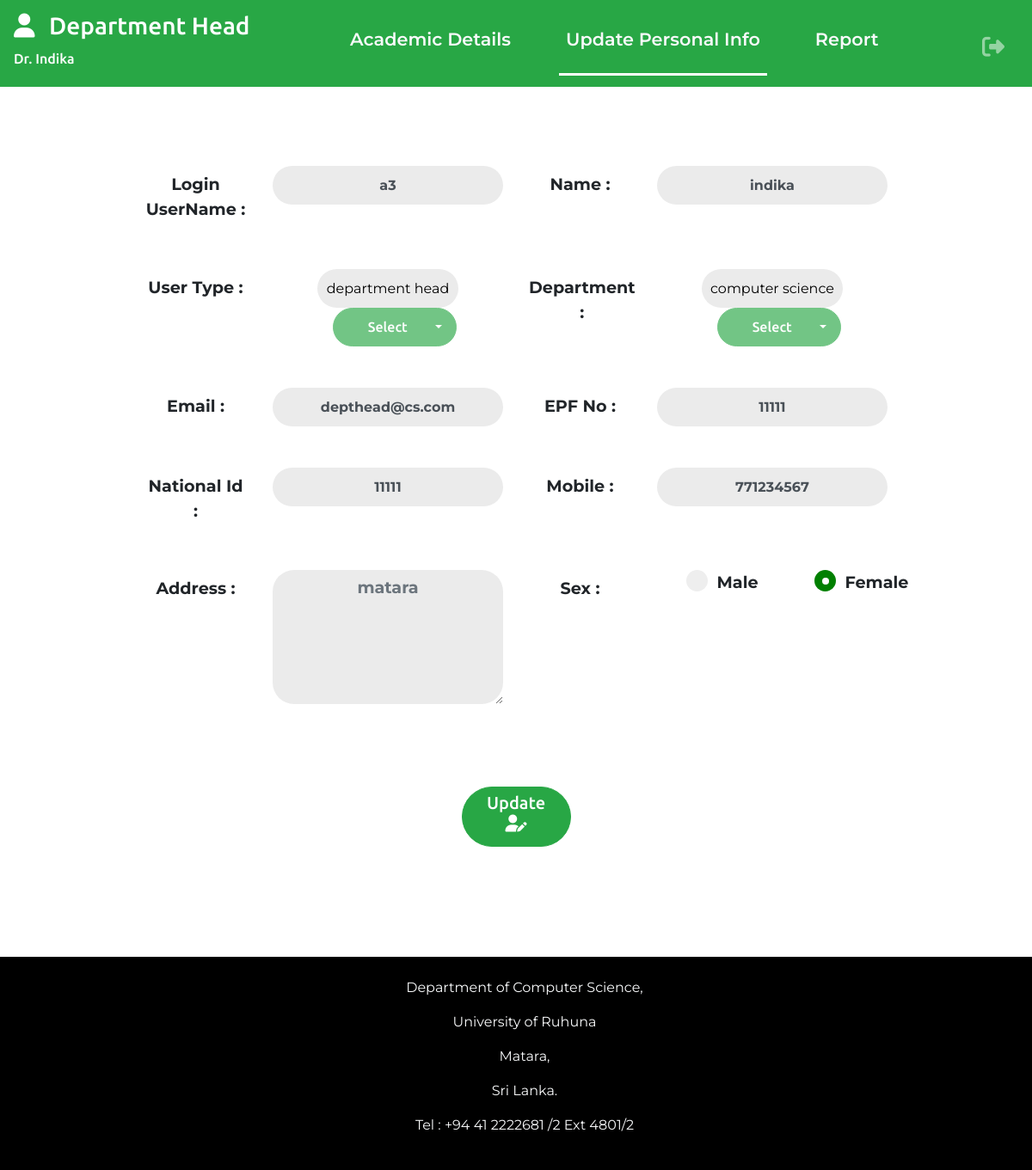
/views/03.Dept Head/updatePersonalInfoDeptHead.php (signed in), run on the app's committed database.
### tables this page shows
CREATE TABLE `user` (
  `username` varchar(100) NOT NULL COMMENT 'PRIMARY KEY',
  `password` varchar(100) NOT NULL,
  `fullname` varchar(100) DEFAULT NULL,
  `user_type` varchar(20) NOT NULL,
  `user_department` varchar(30) DEFAULT NULL,
  `user_email` varchar(30) DEFAULT NULL,
  `epf_no` varchar(30) DEFAULT NULL,
  `user_national_id` varchar(30) DEFAULT NULL,
  `user_mobile` int(30) DEFAULT NULL,
  `user_address` varchar(300) DEFAULT NULL,
  `user_gender` varchar(10) DEFAULT NULL
);

### classes/crud.php (called while the page is built, shortened)
<?php
class Crud{
    private $conn;
    public function __construct(){
        $database = new Database();
        $db = $database->dbConnection();
        $this->conn = $db;
      }
      public function getUserType($username){
        try {
          $stmt = $this->conn->prepare("SELECT user_type FROM user WHERE username = :username");
          $stmt->bindparam(":username", $username);
          $stmt->execute();
          return $stmt->fetchColumn();
        } catch (PDOException $e) {
            echo $e->getMessage();
        }
      }
      public function getUserDepartment($username){
        try {
          $stmt = $this->conn->prepare("SELECT user_department FROM user WHERE username = :username");
          $stmt->bindparam(":username", $username);
          $stmt->execute();
          return $stmt->fetchColumn();
        } catch (PDOException $e) {
            echo $e->getMessage();
        }
      }
      public function getUserEmail($username){
        try {
          $stmt = $this->conn->prepare("SELECT user_email FROM user WHERE username = :username");
          $stmt->bindparam(":username", $username);
          $stmt->execute();
          return $stmt->fetchColumn();
        } catch (PDOException $e) {
            echo $e->getMessage();
        }
      }
      public function getEpfNo($username){
        try {
          $stmt = $this->conn->prepare("SELECT epf_no FROM user WHERE username = :username");
          $stmt->bindparam(":username", $username);
          $stmt->execute();
          return $stmt->fetchColumn();
        } catch (PDOException $e) {
            echo $e->getMessage();
        }
      }
      public function getUserMobile($username){
        try {
          $stmt = $this->conn->prepare("SELECT user_mobile FROM user WHERE username = :username");
          $stmt->bindparam(":username", $username);
          $stmt->execute();
          return $stmt->fetchColumn();
        } catch (PDOException $e) {
            echo $e->getMessage();
        }
      }
      public function getUserAddress($username){
        try {
          $stmt = $this->conn->prepare("SELECT user_address FROM user WHERE username = :username");
          $stmt->bindparam(":username", $username);
          $stmt->execute();
          return $stmt->fetchColumn();
        } catch (PDOException $e) {
            echo $e->getMessage();
        }
      }
}
?>

### includes/components.php (the view, shortened to what this page needs)
<?php
function inputField($type,$name,$placeholder,$value,$property){
    echo '
    <input type="'.$type.'" class="form-control w-100  rounded-pill text-center" '.$property.' name="'.$name.'" value="'.$value.'"
    placeholder="'.$placeholder.'" autocomplete="off"  required   style="height:45px;font-weight:bold;" >
    ';
}
function label($for,$text){
    echo '
    <label for="'.$for.'" class="col-form-label">'.$text.' : </label>
    ';
}
function dropdownHead($placeholder,$name,$id,$status,$value){
    echo '
    <div class="row text-center justify-content-center">
    <input type="text" placeholder="'.$placeholder.'" name="'.$name.'" value="'.$value.'" id="'.$id.'"   class="text-center mx-2"
        style="border-radius:25px;display:inline; width:55%; height:45px;" readonly>
    <div class="dropdown text-center">
        <button class="btn btn-success dropdown-toggle ml-2 text-center" type="button"
            id="dropdownMenuButton" data-toggle="dropdown" aria-haspopup="true"
            aria-expanded="false"
            style="border-radius:25px;display:inline; height:45px; width:100%;" '.$status.'>
            <h6 class="mx-4" style="display:inline;">Select</h6>
        </button>
        <div class="dropdown-menu" aria-labelledby="dropdownMenuButton">
    ';
}
function dropdownFooter(){
    echo '
        </div>
    </div>
</div>
    ';
}
function textarea($name,$cols,$rows,$text,$property){
    echo '
    <textarea name="'.$name.'" id="" cols="'.$cols.'" rows="'.$rows.'" class="form-control text-center" placeholder="'.$text.'"
                        style="border-radius:25px;font-weight:bold;" '.$property.'></textarea>
    ';
}
function customRadioButton($text,$name,$property,$value){
    echo '<label class="container w-25">'.$text.'
    <input type="radio"  name="'.$name.'" value="'.$value.'" '.$property.'>
    <span class="checkmark"></span>
</label>';
}
function submitButton($name,$icon,$btnText){
    echo '
    <button class="btn btn-success rounded-pill w-100 mt-4 " name="'.$name.'" type="submit">
                        <h5 class="">'.$btnText.' <i class="'.$icon.' mx-2"></i></h5>
                    </button>
    ';
}
?>

### includes/header.php (shortened to what this page needs)
<?php
function headerHtml($underline){
    echo '
    <!doctype html>
    <html lang="en">
    <head>
        <link rel="stylesheet" href="https://stackpath.bootstrapcdn.com/bootstrap/4.4.1/css/bootstrap.min.css"
>
        <link rel="stylesheet" href="../../css/styles.css" >
        .'.$underline.'{border-bottom:3px solid white;}
    </head>
    <body class="p-0">
    ';
}
?>

### views/03.Dept Head/updatePersonalInfoDeptHead.php (shortened to what this page needs)
<?php
require_once '../../classes/crud.php';
$objCrud = new Crud();
$option1="checked";
$username = $_SESSION['username'];
$name = $objCrud->getName($username);
$user_type = $objCrud->getUserType($username);
$user_department = $objCrud->getUserDepartment($username);
$user_email = $objCrud->getUserEmail($username);
$epf_no = $objCrud->getEpfNo($username);
$user_mobile = $objCrud->getUserMobile($username);
$user_address = $objCrud->getUserAddress($username);
?>
<?php include_once("../../includes/header.php"); headerHtml("updatePersonalInfo"); ?>
<section class="navigation">
    <?php include_once("../../includes/03.Dept Head/deptHeadNavbar.php"); ?>
</section>
<section class="content">
    <?php require_once("../../includes/components.php") ?>
    <form action="#" method="post">
        <div class="container-fluid text-center  py-2 px-4">
            <div class="row p-4 mt-5">
                <div class="col-lg-2">
                    <?php label("username","Login UserName") ?>
                </div>
                <div class="col-lg-4 ">
                    <?php inputField("text","username","Enter Login Username here...",$username,"readonly"); ?>
                </div>
                <div class="col-lg-2">
                </div>
                <div class="col-lg-4 ">
                </div>
            </div>
            <div class="row p-4">
                <div class="col-lg-2">
                </div>
                <div class="col-lg-4 ">
                    <?php
dropdownHead("User Type","user-type","userType","disabled",$user_type);
?>
                    <?php
dropdownFooter();
?>
                </div>
                <div class="col-lg-2">
                </div>
                <div class="col-lg-4 ">
                </div>
            </div>
            <div class="row p-4">
                <div class="col-lg-2">
                </div>
                <div class="col-lg-4 ">
                </div>
                <div class="col-lg-2">
                </div>
                <div class="col-lg-4 ">
                </div>
            </div>
            <div class="row p-4">
                <div class="col-lg-2">
                </div>
                <div class="col-lg-4 ">
                </div>
                <div class="col-lg-2">
                </div>
                <div class="col-lg-4 ">
                </div>
            </div>
            <div class="row p-4">
                <div class="col-lg-2">
                </div>
                <div class="col-lg-4 ">
                    <?php textarea("address",30,5,$user_address,""); ?>
                </div>
                <div class="col-lg-2">
                </div>
                <div class="col-lg-2 ">
                    <?php customRadioButton("Male","sex",$option1,"male"); ?>
                </div>
                <div class="col-lg-2 ">
                </div>
            </div>
            <div class="row mt-5">
                <div class="col-lg-5"></div>
                <div class="col-lg-2">
                    <?php submitButton("update_user","fas fa-user-edit"," Update "); ?>
                </div>
                <div class="col-lg-5"></div>
            </div>
        </div>
    </form>
</section>
<?php include_once("../../includes/footer.php"); ?>

### includes/03.Dept Head/deptHeadNavbar.php (shortened to what this page needs)
<?php
require_once '../../classes/crud.php';
echo '
<nav class="navbar navbar-expand-md navbar-dark bg-success z">
        <div class="d-flex navContent order-0">
            <a class="navbar-brand mr-1" href="./../03.Dept Head/deptHeadWelcome.php">
                <h3><i class="fas fa-user" style="margin: 0 10px 0 0;"></i> Department Head <br><span style="font-size:1rem;">Dr. '.ucwords($_SESSION['fullname']).'</span></h3>
            </a>
            <button class="navbar-toggler text-center" type="button" data-toggle="collapse" data-target="#collapsingNavbar">
                <span class="navbar-toggler-icon "></span>
            </button>
        </div>
        <div class="navbar-collapse collapse text-center justify-content-center mt-2  order-2" id="collapsingNavbar">
            <ul class="navbar-nav mx-auto">
                <li class="nav-item mx-4">
                    <a class="nav-link text-light academicDetails" href="./../data_input/menu.php">
                        <p>Academic Details</p>
                    </a>
                </li>
                <li class="nav-item mx-4">
                    <a class="nav-link text-light updatePersonalInfo" href="./../03.Dept Head/updatePersonalInfoDeptHead.php">
                        <p>Update Personal Info</p>
                    </a>
                </li>
                <li class="nav-item mx-4">
                    <a class="nav-link text-light report" href="./../reports/reportHome.php">
                        <p>Report</p>
                    </a>
                </li>
            </ul>
            <ul class="nav navbar-nav flex-row justify-content-center flex-nowrap">
                            <li class="nav-item mr-2"><a class="nav-link" href="./../../includes/logout.php"><i class="fas fa-lg fa-sign-out-alt"></i></i></a> </li>
                        </ul>
        </div>
    </nav>
';
?>

### includes/footer.php (shortened to what this page needs)
<?php
echo '
<section class="footer m-0">
<div class=" container text-center bg-black text-light mx-0 py-4 m-0" style="max-width:100% ;background-color:black;font-size:1rem;">
    <p>
        Department of Computer Science,
    </p>
    <p>University of Ruhuna</p>
    <p>Matara,</p>
    <p>Sri Lanka.</p>
    <p>Tel : +94 41 2222681 /2 Ext 4801/2</p>
    <!-- <div class="row d-flex justify-content-center">
        <p class="text-center">
            Department of Computer Science,
        </p>
        <p>University of Ruhuna</p>
        <p>Matara,</p>
        <p>Sri Lanka.</p>
        <p>Tel : +94 41 2222681 /2 Ext 4801/2</p>
    </div> -->
</div>
</section>
<script src="https://code.jquery.com/jquery-3.4.1.slim.min.js"
integrity="sha384-J6qa4849blE2+poT4WnyKhv5vZF5SrPo0iEjwBvKU7imGFAV0wwj1yYfoRSJoZ+n">
</script>
<script src="https://cdn.jsdelivr.net/npm/popper.js@1.16.0/dist/umd/popper.min.js"
integrity="sha384-Q6E9RHvbIyZFJoft+2mJbHaEWldlvI9IOYy5n3zV9zzTtmI3UksdQRVvoxMfooAo">
</script>
<script src="https://stackpath.bootstrapcdn.com/bootstrap/4.4.1/js/bootstrap.min.js"
integrity="sha384-wfSDF2E50Y2D1uUdj0O3uMBJnjuUD4Ih7YwaYd1iqfktj0Uod8GCExl3Og8ifwB6">
</script>
<script src="https://unpkg.com/sweetalert/dist/sweetalert.min.js"></script>
<script  src="../../js/validation.js"></script>
<script src="../../js/psw.js"></script>
</body>
</html>
';
?>

### css/styles.css (style rules this page uses)
.nav-link { font-size: 1.3rem; font-weight: 600 !important; }
.content { margin: 1% 10% 10%; }
input, textarea { border: none !important; outline: none !important; box-shadow: none !important; background-color: rgb(235, 235, 235) !important; transition: all 0.2s !important; }
h1, h2, h3, h4, h5, h6 { font-family: "Ubuntu", sans-serif; }
p, label, input, textarea { font-family: "Montserrat", sans-serif; }
label, textarea { font-weight: bold; font-size: 1.2rem !important; }

### data on the page
user: user-type "department head", department "computer science", email "depthead@cs.com", epf "11111", id "11111", mobile "771234567", address "matara"

### other printed values
$_SESSION['fullname'] "Indika"
$text "Login UserName Name User Type Department Email EPF No National Id Mobile Address Sex"
$text "Male Female"
$btnText "Update"
